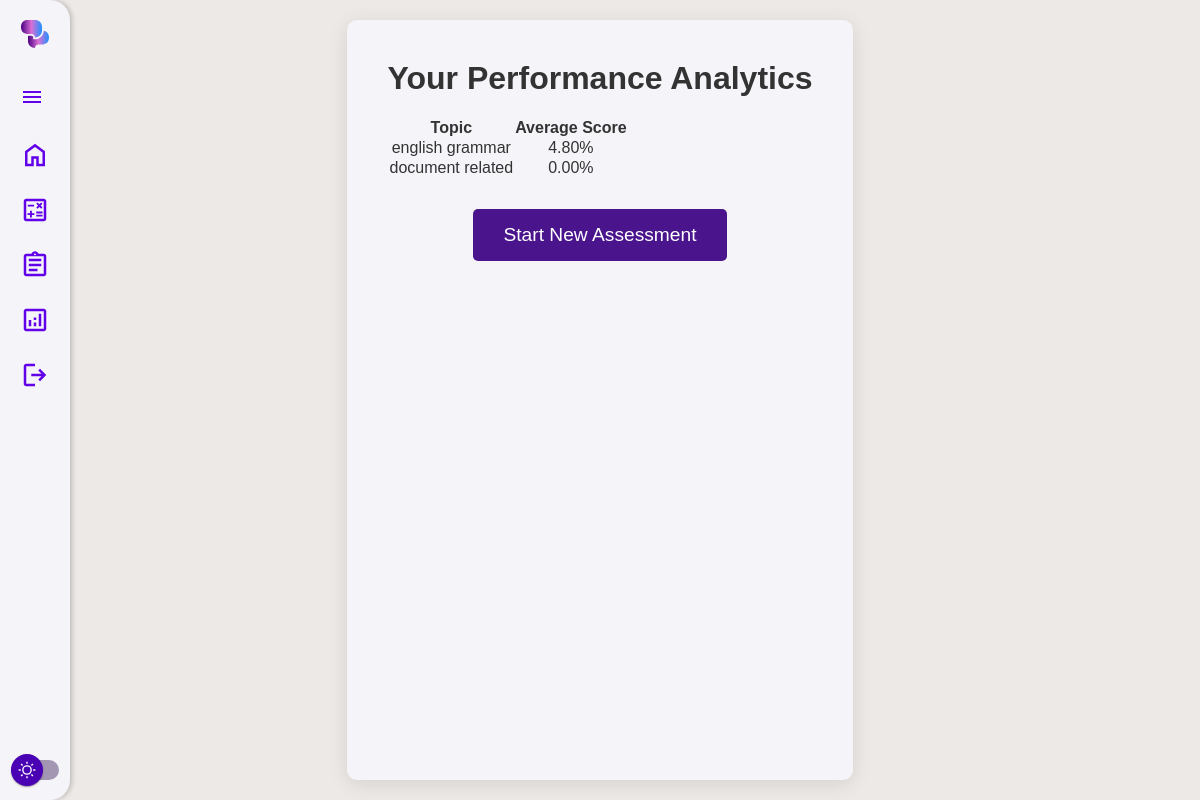
Page /analytics/ (signed in) on the committed database.
### assesment/models.py (models this page shows, shortened)
class Topic(models.Model):
    name = models.CharField(max_length=100)

### assesment/views.py (the view)
# urls.py: path('analytics/', views_assess.view_analytics, name='view_analytics'),
@login_required
def view_analytics(request):
    assessments = Assessment.objects.filter(user=request.user)
    topic_performance = {}
    for assessment in assessments:
        if assessment.topic.name not in topic_performance:
            topic_performance[assessment.topic.name] = {'total': 0, 'count': 0}
        score = assessment.score if assessment.score is not None else 0
        topic_performance[assessment.topic.name]['total'] += score
        topic_performance[assessment.topic.name]['count'] += 1
    for topic, data in topic_performance.items():
        topic_performance[topic]['average_score'] = data['total'] / data['count']
    return render(request, 'view_analytics.html', {'topic_performance': topic_performance})

### templates/view_analytics.html (shortened to what this page needs)
<!DOCTYPE html>
<html lang="en">
<head>
</head>
<body>
    <div class="left-bar">
        <div class="button-container">
            <button class="ui-switch">
              <a href="{% url 'chat_view' %}" >
                <div>
                  <div style="transform: scale(1);">
                </div>
              </a>
            </button>
            <button onclick="togglePanel()" class="icon-button">
              <svg xmlns="http://www.w3.org/2000/svg" height="30px" viewBox="0 0 30 30" width="30px" class="icon">
                  <path d="M0 0h24v24H0z" fill="none"/>
                  <path d="M3 18h18v-2H3v2zm0-5h18v-2H3v2zm0-7v2h18V6H3z" fill="#6200EA"/>
              </svg>
            </button>
            <button class="icon-button">
              <a href="{% url 'chat_view' %}">
                <svg xmlns="http://www.w3.org/2000/svg" height="30px" viewBox="0 -960 960 960" width="30px" fill="#6200EA">
                    <path d="M240-200h120v-240h240v240h120v-360L480-740 240-560v360Zm-80 80v-480l320-240 320 240v480H520v-240h-80v240H160Zm320-350Z"/>
                </svg>
              </a>
            </button>
            <button class="icon-button">
                <a href="{% url 'calculator' %}">
                </a>
            </button>
            {% if user.is_authenticated %}
            <button class="icon-button">
              <a href="{% url 'start_assessment' %}">
              </a>
            </button>
            <button class="icon-button">
              <a href="{% url 'view_analytics' %}">
              </a>
            </button>
            <form method="post" action="{% url 'logout' %}">
              <button class="icon-button" type="submit">
                <svg xmlns="http://www.w3.org/2000/svg" height="30px" viewBox="0 -960 960 960" width="30px" fill="#6200EA">
                  <path d="M200-120q-33 0-56.5-23.5T120-200v-560q0-33 23.5-56.5T200-840h280v80H200v560h280v80H200Zm440-160-55-58 102-102H360v-80h327L585-622l55-58 200 200-200 200Z"/>
                </svg>
              </button>
            </form>
            {% endif %}
        </div>
        <div>
          <label class="ui-switch">
            <div class="slider">
              <div class="circle"></div>
            </div>
          </label>
        </div>
      </div>
    <div class="layout">
        <div class="container">
            <h1>Your Performance Analytics</h1>
            <table>
                <thead>
                    <tr>
                        <th>Topic</th>
                        <th>Average Score</th>
                    </tr>
                </thead>
                <tbody>
                    {% for topic, data in topic_performance.items %}
                        <tr>
                            <td>{{ topic }}</td>
                            <td>{{ data.average_score|floatformat:2 }}%</td>
                        </tr>
                    {% endfor %}
                </tbody>
            </table>
            <div class="button-group">
                <a href="{% url 'start_assessment' %}" class="button">Start New Assessment</a>
            </div>
        </div>
    </div>
</body>
</html>

### templates/view_analytics.html (style rules this page uses)
* { margin: 0; padding: 0; box-sizing: border-box; }
body { font-family: 'Poppins', sans-serif; background: var(--background); color: var(--text-color); height: 100vh; padding: 20px; display: flex; transition: background 0.3s ease, color 0.3s ease; }
.layout { background-color: var(--panel-bg); padding: 20px; border-radius: 10px; box-shadow: 0 4px 20px rgba(0, 0, 0, 0.1); max-width: 80%; margin: 0 auto; text-align: center; overflow: hidden; }
.layout .container { padding: 20px; }
.layout h1 { font-size: 2rem; color: var(--text-color); margin-bottom: 20px; font-weight: 700; }
.layout .button-group { margin-top: 20px; }
.layout .button { display: inline-block; padding: 15px 30px; margin: 10px 5px; font-size: 1.2rem; color: #ffffff; background-color: var(--hamburger-color); border-radius: 5px; text-decoration: none; transition: background-color 0.3s ease; }
:root { --background: #ece9e6; --text-color: #333; --panel-bg: #f4f4f9; --chat-bg: #ffffff; --chat-header-bg: linear-gradient(135deg, #4a148c, #7b1fa2); --user-message-bg: linear-gradient(135deg, #6a11cb, #2575fc); --bot-message-bg: #f0f0f0; --footer-bg: #ffffff; }
:root { --background: #ece9e6; --text-color: #333; --panel-bg: #f4f4f9; --chat-bg: #ffffff; --chat-header-bg: linear-gradient(135deg, #4a148c, #7b1fa2); --user-message-bg: linear-gradient(135deg, #6a11cb, #2575fc); --bot-message-bg: #f0f0f0; --footer-bg: #ffffff; --hamburger-color: #4A148C; }
.button-container { display: flex; flex-direction: column; background-color: #F4F4F9; border-radius: 20px; align-items: center; justify-content: center; }
.ui-switch { --switch-bg: #a296b3; --switch-width: 48px; --switch-height: 20px; --circle-diameter: 32px; --circle-bg: #4A00B3; --circle-inset: calc((var(--circle-diameter) - var(--switch-height)) / 2); }
.slider { -webkit-appearance: none; -moz-appearance: none; appearance: none; width: var(--switch-width); height: var(--switch-height); background: var(--switch-bg); border-radius: 999px; position: relative; cursor: pointer; }
.slider .circle { top: calc(var(--circle-inset) * -1); left: 0; width: var(--circle-diameter); height: var(--circle-diameter); position: absolute; background: var(--circle-bg); border-radius: inherit; background-repeat: no-repeat; background-position: center center; transition: left 150ms cubic-bezier(0.4, 0, 0.2, 1) 0ms, transform 150ms cubic-bezier(0.4, 0, 0.2, 1) 0ms; display: flex; align-items: center; justify-content: center; box-shadow: 0px 2px 1px -1px rgba(0,0,0,0.2), 0px 1px 1px 0px rgba(0,0,0,0.14), 0px 1px 3px 0px rgba(0,0,0,0.12); }
.slider .circle::before { content: ""; position: absolute; width: 100%; height: 100%; background: rgba(255, 255, 255, 0.75); border-radius: inherit; transition: all 500ms; opacity: 0; }
.icon-button { background: none; border: none; cursor: pointer; padding: 10px; transition: transform 0.2s; }
.left-bar { position: fixed; left: 0; top: 0; height: 100%; width: 70px; background-color: var(--panel-bg); border-radius: 0 20px 20px 0; display: flex; flex-direction: column; align-items: center; padding: 20px 0; box-shadow: 2px 0 5px rgba(0, 0, 0, 0.2); justify-content: space-between; }
.left-bar button { background: none; border: none; cursor: pointer; font-size: 20px; color: var(--hamburger-color); transition: color 0.3s ease; }

### rows in the picture
Topic: topic_performance "english grammar"
Topic: topic_performance "document related"

### other values in the picture
{{ data.average_score|floatformat:2 }} "4.80" "0.00"
